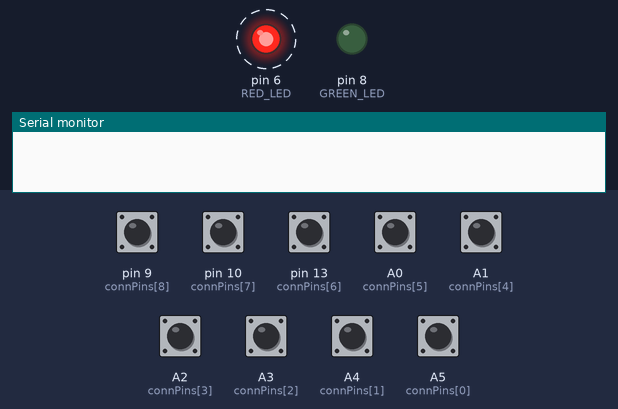
Simulated run of this sketch. Board: Arduino Uno, built with avr-gcc and run on an emulated ATmega328P. Parts: output pins drawn as LEDs (lit = HIGH), the last lines printed to the serial monitor. Dashed ring = blinking. Inputs (shaded band) come from the test bench; at power-on: A0 (connPins[5]), A1 (connPins[4]), A2 (connPins[3]), A3 (connPins[2]), A4 (connPins[1]), A5 (connPins[0]), pin 9 (connPins[8]), pin 10 (connPins[7]), pin 13 (connPins[6]) HIGH. Pins used as bus, display or sensor lines are not drawn.

Above: at 0.15 s.
At 1.2 s:
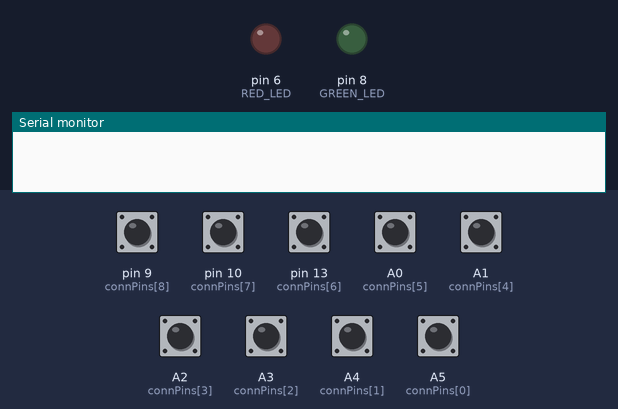
1.3 s: pin 9 (connPins[8]) pulled LOW for 0.15 s
At 2.75 s:
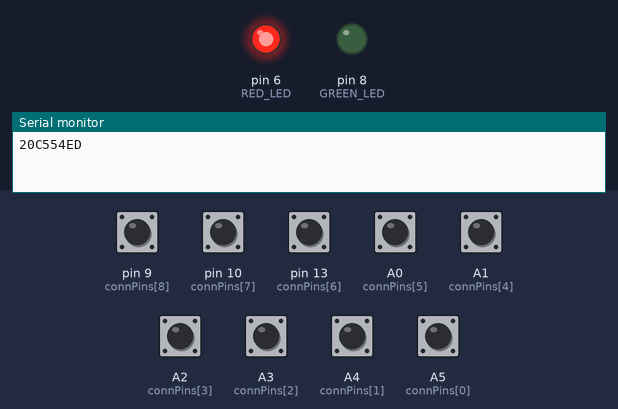
4.3 s: pin 10 (connPins[7]) pulled LOW for 1 s
7.3 s: pin 13 (connPins[6]) pulled LOW for 1 s
10.3 s: A0 (connPins[5]) pulled LOW for 0.15 s
13.3 s: A1 (connPins[4]) pulled LOW for 0.15 s
16.3 s: A3 (connPins[2]) pulled LOW for 1 s
Timing chart, 0 to 20.3 s (numbered marks = the images above; inputs shaded):
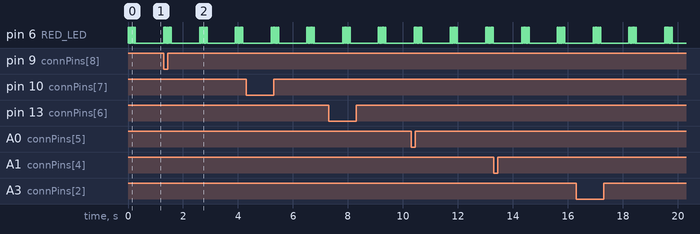

Measured:
- by itself, pin 6 (RED_LED): repeats every 1.3 s: 4 × (LOW 0.03 s, HIGH 0.03 s), LOW 1.0 s, HIGH 0.03 s

The sketch:

cardToHash.ino
```cpp
// based on https://gist.github.com/badboy/6267743
// returns 32 bits hash of perf card connections, highly likely unique
// code is based on arduino/cardscan and arduino/testHash

#define RED_LED 6
#define GREEN_LED 8

void setup() {
  Serial.begin(9600);

}


void loop() {
  byte connPins[] = {A5, A4, A3, A2, A1, A0, 13, 10, 9, 11}; // from 10 to 1

  pinMode(RED_LED, OUTPUT);
  pinMode(GREEN_LED, OUTPUT);

  long previousKey = 0;

  long key = 0;

  for (byte i = 0; i < sizeof(connPins); i++) {
    digitalWrite(RED_LED, !digitalRead(RED_LED));
    delay(30);
    for (byte j = 0; j < sizeof(connPins); j++) {
      pinMode(connPins[j], INPUT_PULLUP); // to avoid floating pins
    }
    pinMode(connPins[i], OUTPUT);
    digitalWrite(connPins[i], LOW);

    for (byte j = 0; j < sizeof(connPins); j++) {
      if (i != j) {
        key ^= digitalRead(connPins[j]) << j;
      }
    }

    key = hash32shift(key);
  }

  key ^= 0b1010001001111010001000110111111; // key obtained when no card is inserted, we use a xor to turn this value to zero (easier to recognise)

  if (previousKey != key) {
    Serial.println(key, HEX);
  }

  delay(1000);
}


long hash32shift(long key) {
  key = ~key + (key << 15); // key = (key << 15) - key - 1;
  key = key ^ (key >> 12);
  key = key + (key << 2);
  key = key ^ (key >> 4);
  key = key * 2057 + (key << 3) + (key << 11);
  key = key ^ (key >> 16);
  return key;
}
```
